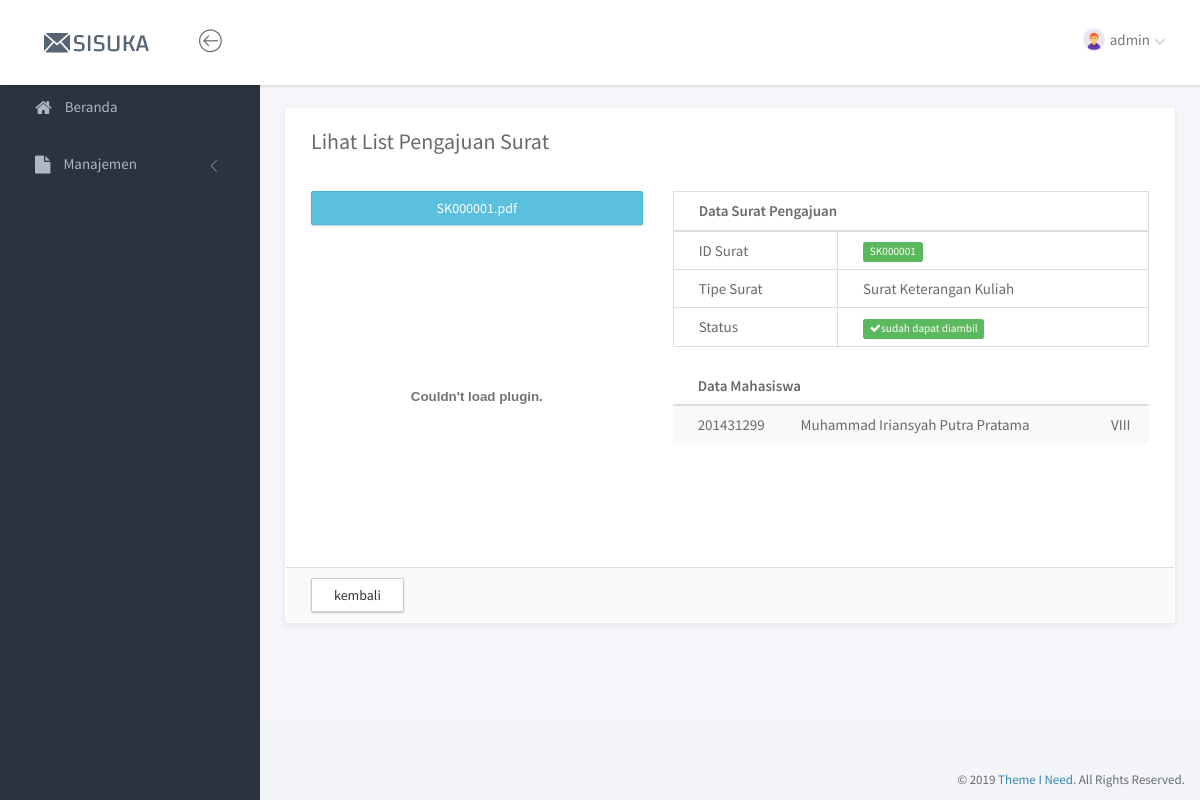
/index.php?page=listsuratlihat&id=SK000001 (signed in), run on an earlier commit of the app's database.
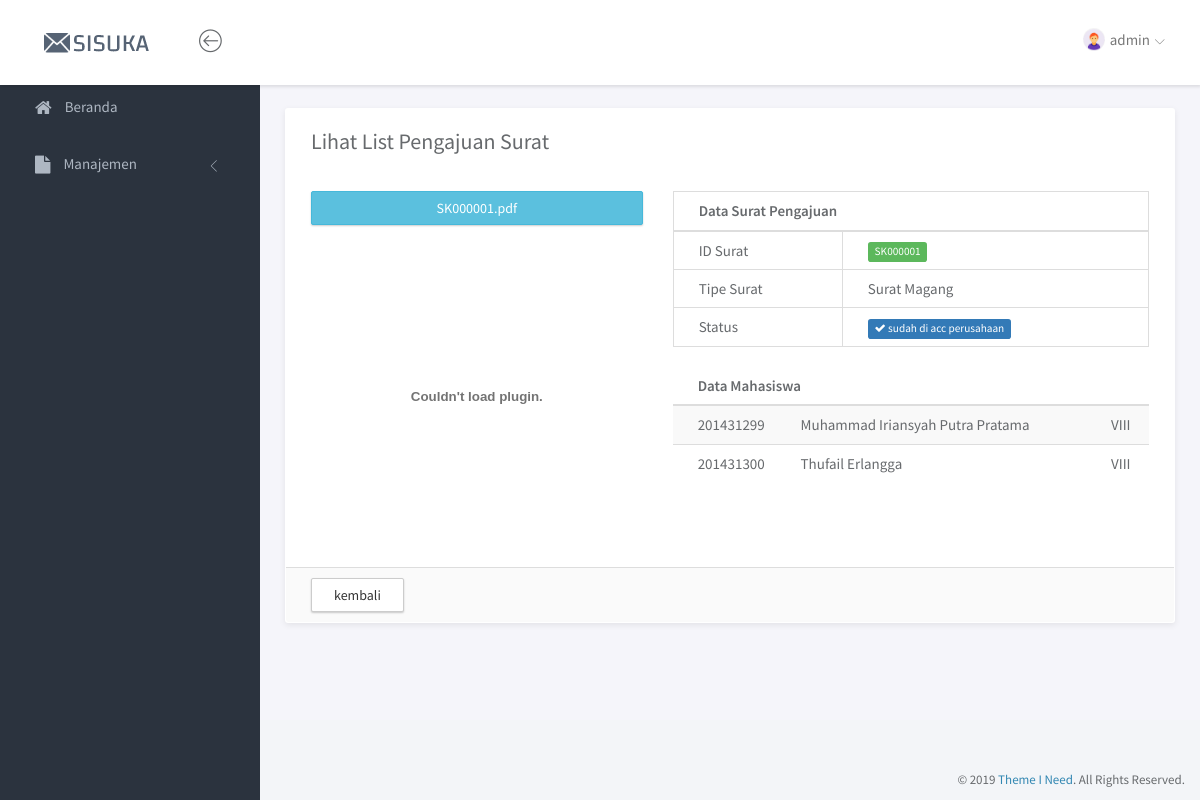
And on a later commit of the database.
### tables this page shows
CREATE TABLE `tbl_suratkonfirmasi` (
  `id_suratkonfirmasi` varchar(15) NOT NULL,
  `id_kategori` varchar(15) NOT NULL,
  `status_surat` int(1) NOT NULL,
  `file_surat` text NOT NULL,
  `data` text NOT NULL,
  `created_at` date DEFAULT NULL,
  `acc_at` date DEFAULT NULL
);

CREATE TABLE `tbl_kategorisurat` (
  `id_kategori` varchar(15) NOT NULL,
  `nama` varchar(50) NOT NULL,
  `kode` varchar(5) NOT NULL,
  `file` text,
  `ket` text
);

CREATE TABLE `tbl_mahasiswa` (
  `nim` varchar(15) NOT NULL,
  `nama_lengkap` varchar(100) NOT NULL,
  `email` varchar(50) NOT NULL,
  `ipk` decimal(3,2) NOT NULL,
  `semester` varchar(5) NOT NULL,
  `password` varchar(10) NOT NULL,
  `terakhir_login` timestamp NULL DEFAULT NULL ON UPDATE CURRENT_TIMESTAMP
);

### page/listsurat/listsuratlihat.php (the view, shortened to what this page needs)
<?php
    $g = mysqli_query($conn, "SELECT * FROM tbl_suratkonfirmasi
                            JOIN tbl_kategorisurat ON tbl_suratkonfirmasi.id_kategori=tbl_kategorisurat.id_kategori
                            WHERE tbl_suratkonfirmasi.id_suratkonfirmasi='$_GET[id]'");
    $data = mysqli_fetch_array($g);
    foreach(json_decode($data['data']) as $key){
        $q = mysqli_query($conn, "SELECT * FROM tbl_mahasiswa WHERE nim='$key'");
        $datas = mysqli_fetch_array($q);
        $isi['nim'] = $datas['nim'];
        $isi['nama_lengkap'] = $datas['nama_lengkap'];
        $isi['semester'] = $datas['semester'];
        $arr[] = $isi;
    }
        $arrData = json_encode($arr)
?>
<div class="panel panel-headline">
    <div class="panel-heading">
        <div class="row">
            <div class="col-md-12">
                <div class="pull-left">
                    <h3 class="panel-title">Lihat List Pengajuan Surat</h3>
                </div>
            </div>
        </div>
    </div>
    <div class="panel-body">
        <div class="row">
            <div class="col-md-5">
            <?= getFileSurat($data['file_surat']) ?>
            </div>
            <div class="col-md-7">
                <table class="table table-bordered">
                    <thead>
                        <tr>
                            <th colspan="2">Data Surat Pengajuan</th>
                        </tr>
                    </thead>
                    <tbody>
                        <tr>
                            <td>ID Surat</td>
                            <td><span class="label label-success"><?= $data['id_suratkonfirmasi'] ?></span></td>
                        </tr>
                        <tr>
                            <td>Tipe Surat</td>
                            <td><?= $data['nama'] ?></td>
                        </tr>
                        <tr>
                            <td>Status</td>
                            <td><?= getStatus($data['id_kategori'],$data['status_surat']) ?></td>
                        </tr>
                    </tbody>
                </table>
                <table class="table table-striped">
                    <thead>
                        <tr>
                            <th colspan="3">Data Mahasiswa</th>
                        </tr>
                    </thead>
                    <tbody>
                        <?php
                            foreach(json_decode($arrData) as $key){
                                echo '<tr>';
                                echo '<td>'.$key->nim.'</td>';
                                echo '<td>'.$key->nama_lengkap.'</td>';
                                echo '<td>'.$key->semester.'</td>';
                                echo '</tr>';
                            }
                        ?>
                    </tbody>
                </table>
            </div>
        </div>
    </div>
    <div class="panel-footer">
        <a href="?page=listsurat" class="btn btn-default">kembali</a>
    </div>
</div>

### service.php (shortened to what this page needs)
<?php
$q = mysqli_query($conn, "SELECT * FROM tbl_mahasiswa");
while($data=mysqli_fetch_array($q)){
    $isi['nim'] = $data['nim'];
}
function getStatus($id,$params){
    if ($id == 'KSURAT002'){
        switch ($params) {
            case 3:
                $nil = '<span class="label label-primary"><i class="fa fa-check"></i> sudah di acc perusahaan</span>';
            break;
        }
    } else {
        switch ($params) {
            case 1:
                $nil = '<span class="label label-success"><i class="fa fa-check"></i>sudah dapat diambil</span>';
                break;
        }
    }
    return $nil;
}
function getFileSurat($params){
    if(!empty($params)){
        $temp = '<a class="btn btn-info btn-block" href="file/surat/'.$params.'" target="_blank" title="lihat file">'.$params.'</a><br>';
        $temp .= '<embed src="file/surat/'.$params.'" type="application/pdf"   height="300px" width="100%">';
    } else {
        $temp = '<span class="label label-warning">belum ada file</span>';
    }
    return $temp;
}
?>

What changed in the data, as far as the page shows it:
changed tbl_suratkonfirmasi "SK000001.pdf": id_kategori.nama "Surat Keterangan Kuliah" → "Surat Magang"; status_surat 1 → 3 (drawn)
now on this page (row edited): tbl_mahasiswa: nim "201431300", nama_lengkap "Thufail Erlangga", semester "VIII"
Also different on the page:
text no longer shown: "sudah dapat diambil"
text now shown: "sudah di acc perusahaan"
